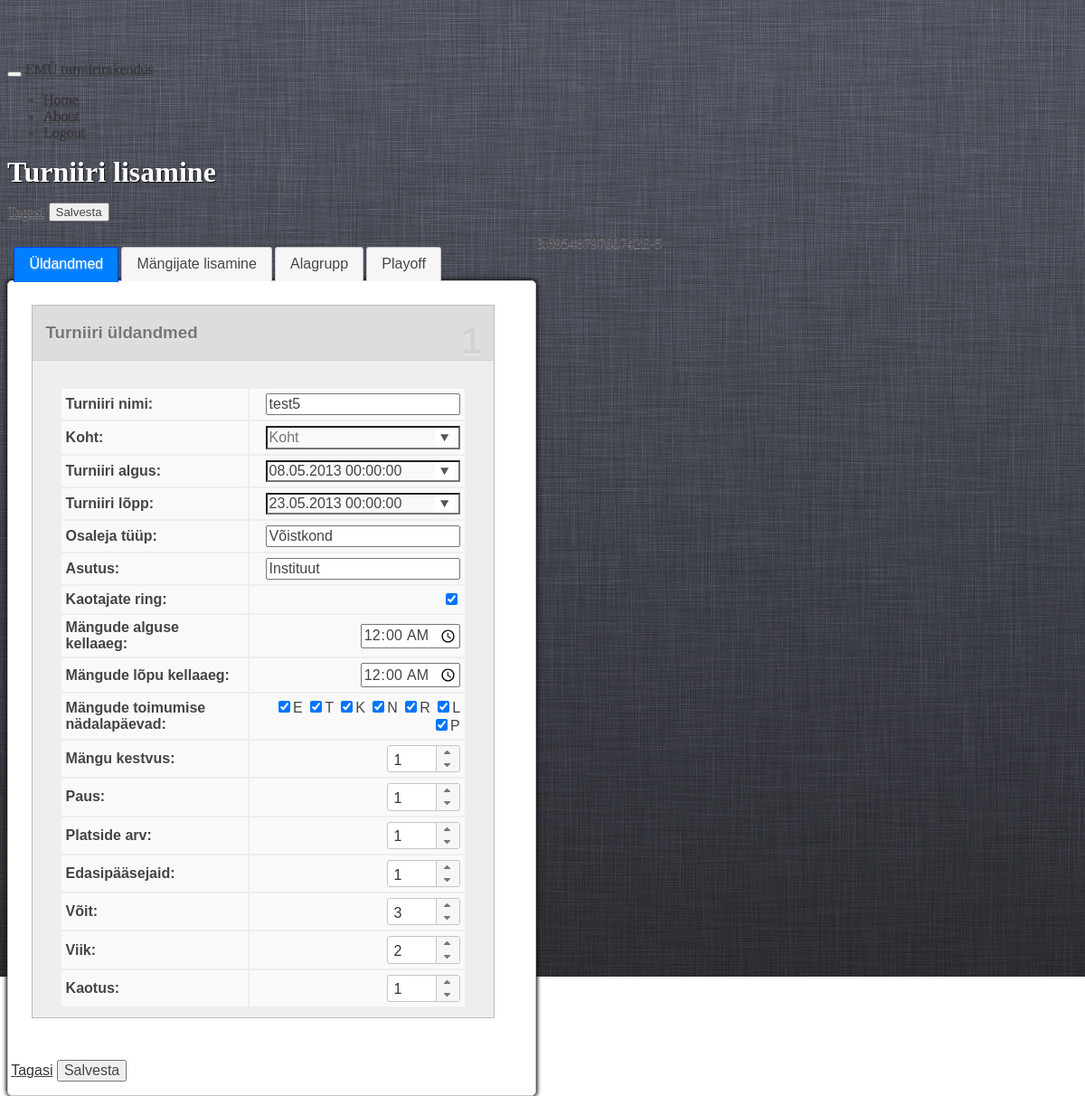
/tournaments/view/146 (signed in), run on the app's committed database.
### tables this page shows
CREATE TABLE IF NOT EXISTS `tournament` (
  `tournament_id` int(10) unsigned NOT NULL AUTO_INCREMENT,
  `tournament_name` varchar(100) NOT NULL,
  `tournament_year` int(11) NOT NULL,
  `tournament_place` varchar(100) NOT NULL,
  `place_id` int(11) unsigned NOT NULL,
  `deleted` tinyint(1) NOT NULL DEFAULT '0',
  `tournament_start` datetime NOT NULL,
  `tournament_end` datetime NOT NULL,
  `tournament_loser_bracket` tinyint(1) unsigned NOT NULL DEFAULT '0',
  `tournament_daily_start` time NOT NULL,
  `tournament_daily_end` time NOT NULL,
  `tournament_days` varchar(7) NOT NULL,
  `tournament_game_time` smallint(6) NOT NULL,
  `tournament_game_pause` smallint(6) NOT NULL,
  `tournament_field` smallint(6) NOT NULL,
  `tournament_group` smallint(6) NOT NULL,
  `tournament_win` smallint(6) NOT NULL,
  `tournament_type` tinyint(4) NOT NULL DEFAULT '-1' COMMENT '0 = Alagrupid + playoff 1= Alagrupid 2= Playoff 3= Paremusjärjestus',
  `tournament_game_win` tinyint(4) NOT NULL,
  `tournament_game_tie` tinyint(4) NOT NULL,
  `tournament_game_loss` tinyint(4) NOT NULL,
  `tournament_participant` varchar(50) NOT NULL,
  `tournament_classification` varchar(50) NOT NULL,
  PRIMARY KEY (`tournament_id`),
  KEY `place_id` (`place_id`)
);

### views/tournaments_view_view.php (called while the page is built, shortened)
<?
require ('tournaments_add_view.php');
?>

### controllers/tournaments.php (called while the page is built, shortened)
<?php
class tournaments
{
	function view()
	{
		global $_request;
		$id = $_request->params[0];
		$tournament = get_all("SELECT * FROM tournament WHERE tournament_id='$id'");
		$tournament = $tournament[0];
		$tournament['tournament_start'] = $this->convert_date2($tournament['tournament_start']);
		$tournament['tournament_end'] = $this->convert_date2($tournament['tournament_end']);
		require 'views/master_view.php';
	}
	function convert_date2($date)
	{
		list($date, $time) = explode(' ', $date);
		list($y, $mon, $d) = explode('-', $date);
		list($h, $min) = explode(':', $time);
		return "$d.$mon.$y $h:$min:00";
	}
}

### modules/request.php (called while the page is built, shortened)
<?php
class request
{
	function __construct()
	{
		if (isset($_SERVER['PATH_INFO'])) {
			if ($path_info = explode('/', $_SERVER['PATH_INFO'])) {
				array_shift($path_info);
				$this->controller = isset($path_info[0]) ? array_shift($path_info) : DEFAULT_CONTROLLER;
				$this->action = isset($path_info[0]) && !empty($path_info[0]) ? array_shift($path_info) : 'index';
				$this->params = isset($path_info[0]) ? $path_info : null;
			}
		}
	}
}
$_request = new request;

### modules/database.php (called while the page is built, shortened)
<?php
function get_all($sql)
{
	$q = mysql_query($sql) or db_error_out($sql);
	while (($result[] = mysql_fetch_assoc($q)) || array_pop($result)) {
		;
	}
	return $result;
}

### views/tournaments_add_view.php (the view, shortened to what this page needs)
<form method="post" id="tournament-add-form">
<div class="mywell"><h1>Turniiri lisamine</h1></div>
<div style="clear: both; margin: 15px 0">
	<a class="btn btn-large btn-inverse" href="/tournament/tournaments">Tagasi</a>
	<button class="btn btn-large btn-primary" type="button" onclick="submit1()">Salvesta</button>
</div>
<div id="tabs">
<ul>
	<li><a href="#tabs-1">Üldandmed</a></li>
	<li><a href="#tabs-2">Mängijate lisamine</a></li>
	<li style="display: none" name="alagrupp"><a href="#tabs-3">Alagrupp</a></li>
	<li style="display: none" name="playoff"><a href="#tabs-4">Playoff</a></li>
</ul>
<div id="tabs-1">
	<div class="kast">
		<div class="number">1</div>
		<div class="titlebar"><h3>Turniiri üldandmed</h3>
		</div>
		<table id="tournament-attributes-table" class="table table-bordered ">
			<tbody>
			<tr>
				<th>Turniiri nimi:</th>
				<td><input id="tournament-name" onchange="change_type_warning();" onfocus="$(this).removeClass('viga')"
				           type="text"
				           name="tournament[tournament_name]" autocomplete="off"
				           value="<?= $tournament['tournament_name'] ?>"></td>
			</tr>
			<tr>
				<th>Koht:</th>
				<td>
				</td>
			</tr>
			<tr>
				<th>Turniiri algus:</th>
				<td><input type="text" id="tournament_start" onchange="change_type_warning();" class="datetimepicker"
				           name="tournament[tournament_start]"
				           placeholder="pp.kk.aaaa hh:mm" autocomplete="off" onfocus="$(this).removeClass('viga')"
				           value="<?= $tournament['tournament_start'] ?>"></td>
			</tr>
			<tr>
				<th>Turniiri lõpp:</th>
				<td>
					<input type="text" class="datetimepicker" id="tournament_end" name="tournament[tournament_end]"
					       autocomplete="off" onfocus="$(this).removeClass('viga')" onchange="change_type_warning();"
					       placeholder="pp.kk.aaaa hh:mm"
					       value="<?= $tournament['tournament_end'] ?>"></td>
			</tr>
			<tr>
				<th>Osaleja tüüp:</th>
				<td><input id="tournament_participant" onfocus="$(this).removeClass('viga')"
				           onblur="set_participant_type();" type="text"
				           name="tournament[tournament_participant]" onchange="change_type_warning();" autocomplete="off"
				           value="<?= $tournament['tournament_participant'] ?>"></td>
			</tr>
			<tr>
				<th>Asutus:</th>
				<td><input id="tournament_classification" onfocus="$(this).removeClass('viga')"
				           onblur="set_unit_type();" type="text"
				           name="tournament[tournament_classification]" onchange="change_type_warning();" autocomplete="off"
				           value="<?= $tournament['tournament_classification'] ?>"></td>
			</tr>
			<tr>
				<th>Kaotajate ring:</th>
				<td><input id="loser-bracket" name="tournament[tournament_loser_bracket]" onchange="change_type_warning();"
				           type="checkbox" value="1"
						<?=
						$tournament['tournament_loser_bracket'] == 1 ? 'checked="checked" value="yes"' : 'value="no"'
						?>></td>
			</tr>
			<tr>
				<th>Mängude alguse kellaaeg:</th>
				<td><input id="daily-start" type="time"
				           name="tournament[tournament_daily_start]" onkeypress="validate(event)"
				           onfocus="$(this).removeClass('viga')" onchange="change_type_warning();" value="<?=
					$tournament['tournament_daily_start'] ?>"></td>
			</tr>
			<tr>
				<th>Mängude lõpu kellaaeg:</th>
				<td><input id="daily-end" type="time"
				           name="tournament[tournament_daily_end]" onkeypress="validate(event)"
				           onfocus="$(this).removeClass('viga')" onchange="change_type_warning();" value="<?=
					$tournament['tournament_daily_end'] ?>"></td>
			</tr>
			<tr>
				<th>Mängude toimumise nädalapäevad:</th>
				<td><input id="day_e" type="checkbox" checked="checked" value="e">E
					<input id="day_t" type="checkbox" checked="checked" value="t">T
					<input id="day_k" type="checkbox" checked="checked" value="k">K
					<input id="day_n" type="checkbox" checked="checked" value="n">N
					<input id="day_r" type="checkbox" checked="checked" value="r">R
					<input id="day_l" type="checkbox" checked="checked" value="l">L
					<input id="day_p" type="checkbox" checked="checked" value="p">P
				</td>
			</tr>
			<tr>
				<th>Mängu kestvus:</th>
				<td><input id="game-length" class="spinner" min="1" maxlength="2"
				           name="tournament[tournament_game_time]" onkeypress="validate(event)"
				           onfocus="$(this).removeClass('viga')" onchange="change_type_warning();" value="<?=
					$tournament['tournament_game_time'] ?>"></td>
			</tr>
			<tr>
				<th>Paus:</th>
				<td><input class="spinner" min="0" maxlength="2" name="tournament[tournament_game_pause]"
				           onkeypress="validate(event)" onchange="change_type_warning();" value="<?=
					$tournament['tournament_game_pause'] ?>"></td>
			</tr>
			<tr>
				<th>Platside arv:</th>
				<td><input class="spinner" min="1" maxlength="2" name="tournament[tournament_field]"
				           onkeypress="validate(event)" onchange="change_type_warning();" value="<?=
					$tournament['tournament_field'] ?>"/></td>
			</tr>
			<tr>
				<th>Edasipääsejaid:</th>
				<td><input class="spinner" min="1" maxlength="2" name="tournament[tournament_win]"
				           onkeypress="validate(event)" onchange="change_type_warning();" value="<?=
					$tournament['tournament_win'] ?>"/></td>
			</tr>
			<tr>
				<th>Võit:</th>
				<td><input class="spinner" min="0" maxlength="2" name="tournament[tournament_game_win]"
				           onkeypress="validate(event)" onchange="change_type_warning();" value="<?=
					$tournament['tournament_game_win'] ?>"/></td>
			</tr>
			<tr>
				<th>Viik:</th>
				<td><input class="spinner" min="0" maxlength="2" name="tournament[tournament_game_tie]"
				           onkeypress="validate(event)" onchange="change_type_warning();" value="<?=
					$tournament['tournament_game_tie'] ?>"/></td>
			</tr>
			<tr>
				<th>Kaotus:</th>
				<td><input class="spinner" min="0" maxlength="2" name="tournament[tournament_game_loss]"
				           onkeypress="validate(event)" onchange="change_type_warning();" value="<?=
					$tournament['tournament_game_loss'] ?>"/></td>
			</tr>
			</tbody>
		</table>
	</div>
</div>
<div style="clear: both; padding: 15px 0">
</div>
</form>
<a class="btn btn-large btn-inverse" href="/tournament/tournaments">Tagasi</a>
<button tabindex="10" class="btn btn-large btn-primary" type="button" onclick="submit1()">Salvesta</button>

### views/tournaments_view_view.php (style rules this page uses)
.datetimepicker { background: url(../../assets/ico/arrowdown.png) 98% 50% no-repeat; }

### data on the page
tournament: tournament_name "test5", tournament_participant "Võistkond", tournament_classification "Instituut", tournament_loser_bracket "☑", tournament_daily_start "00:00:00", tournament_daily_end "00:00:00", tournament_game_time "1", tournament_game_pause "1", tournament_field "1", tournament_win "1", tournament_game_win "3", tournament_game_tie "2", tournament_game_loss "1"
